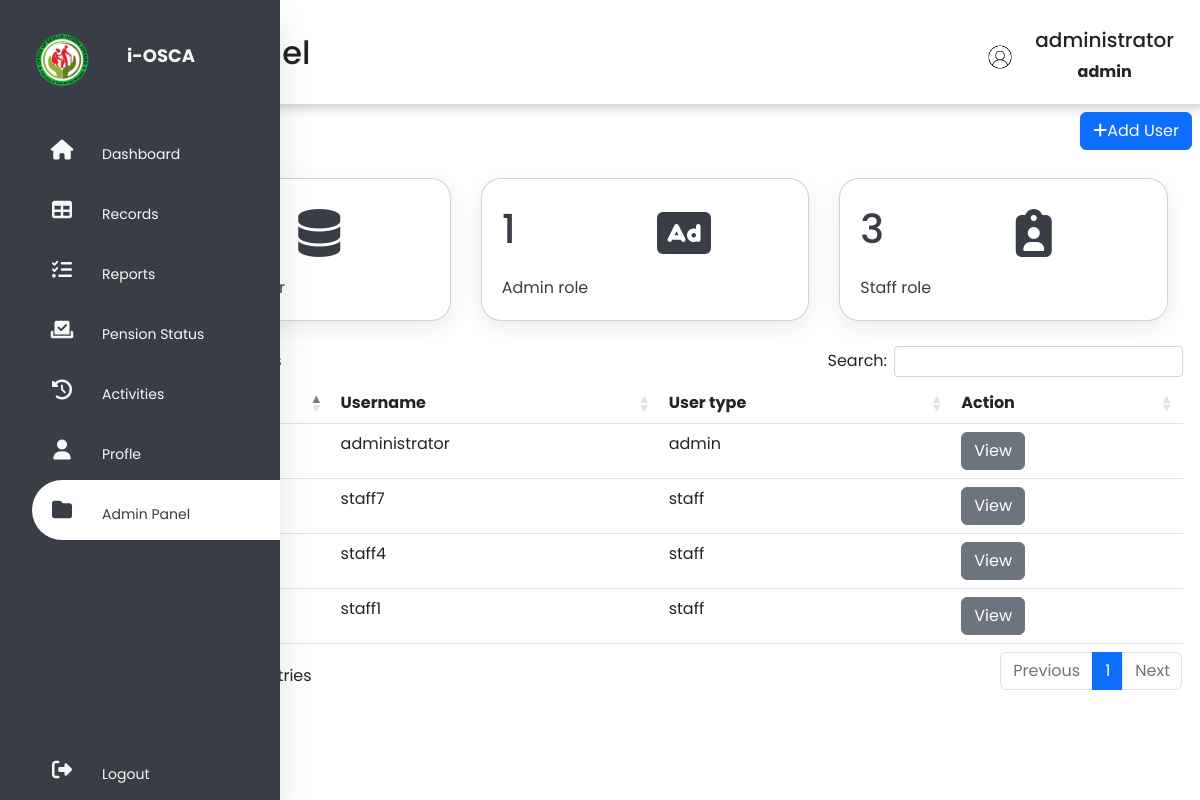
Before: /fxasdasjdk.php (signed in) with the older database file.
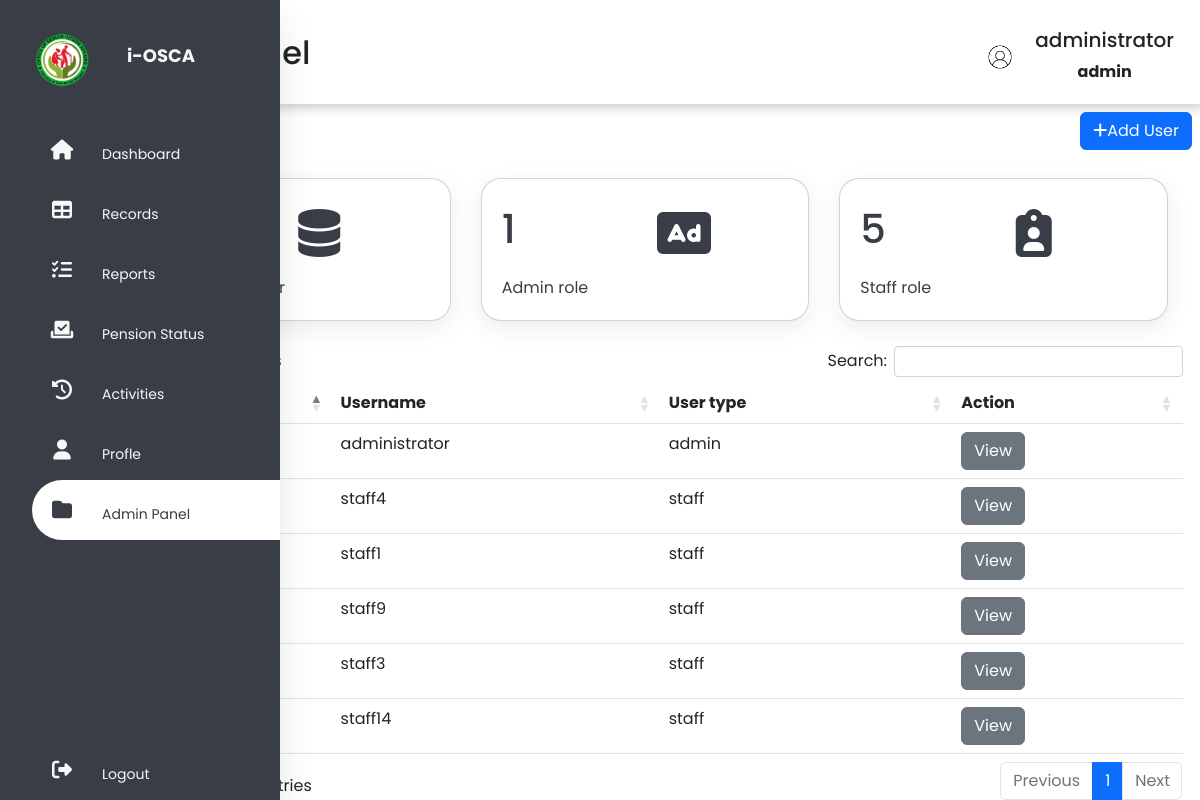
After: the same page with the newer database file.
### tables this page shows
CREATE TABLE `users` (
  `user_id` int(11) NOT NULL,
  `fm_img` varchar(150) NOT NULL,
  `user_name` varchar(50) NOT NULL,
  `full_name` varchar(150) NOT NULL,
  `email` varchar(50) NOT NULL,
  `contact_num` varchar(150) NOT NULL,
  `fx_street` varchar(150) NOT NULL,
  `fx_municipality` varchar(150) NOT NULL,
  `user_level` varchar(50) NOT NULL,
  `password` text NOT NULL,
  `role_description` varchar(250) NOT NULL
);

### fxasdasjdk.php (the view, shortened to what this page needs)
<?php
include('conn/connection.php');
$records = $conn->query("SELECT * FROM users");
if (isset($_SESSION['user_id']) && isset($_SESSION['user_name']) && ($_SESSION["user_level"]=='admin')) {
    $sql="SELECT COUNT(user_name) as alladm FROM users";
    $a=mysqli_query($conn,$sql);
    $total=mysqli_fetch_assoc($a);
    $sql="SELECT COUNT(*) as adm FROM users WHERE user_level = 'admin'";
    $b=mysqli_query($conn,$sql);
    $admin=mysqli_fetch_assoc($b);
    $sql="SELECT COUNT(*) as staff FROM users WHERE user_level = 'staff'";
    $c=mysqli_query($conn,$sql);
    $staff=mysqli_fetch_assoc($c);
?>
<!DOCTYPE html>
<html lang="end">
<head>
    <link rel="stylesheet" href="https://cdnjs.cloudflare.com/ajax/libs/font-awesome/6.2.0/css/all.min.css">
    <link rel="stylesheet" href="css/bootstrap.min.css">
    <link rel="stylesheet" type="text/css" href="css/dataTables.bootstrap5.min.css">
    <link rel="stylesheet" type="text/css" href="css/g_style.css">
    <link rel="stylesheet" type="text/css" href="css/adminpanel.css">
</head>
<body>
    <nav class="side-nav">
        <ul>
            <li>
                <a href="#" class="logo">
                    <img src="media/header.png" alt="logo">
                    <span class="nav-item">i-OSCA</span>
                </a>
            </li>
            <li><a href="dashboard" id="nav-list">
                    <i class="fas fa-home"></i>
                    <span class="nav-item">Dashboard</span>
                </a></li>
            <li><a href="records" id="nav-list">
                    <i class="fas fa-table"></i>
                    <span class="nav-item">Records</span>
                </a></li>
            <li><a href="reports" id="nav-list">
                    <i class="fas fa-tasks"></i>
                    <span class="nav-item">Reports</span>
                </a></li>
            <li><a href="status" id="nav-list">
                    <i class="fas fa-check-to-slot"></i>
                    <span class="nav-item">Pension Status</span>
                </a></li>
            <li><a href="activities" id="nav-list">
                    <i class="fas fa-solid fa-clock-rotate-left"></i>
                    <span class="nav-item">Activities</span>
                </a></li>
            <li><a href="profile" id="nav-list">
                    <i class="fas fa-user"></i>
                    <span class="nav-item">Profle</span>
                </a></li>
            <li <?php if($_SESSION['user_level']=="staff") echo 'style="display:none;"'; ?>><a href="#" id="nav-list"
                    class="active">
                    <i class="fas fa-folder"></i>
                    <span class="nav-item">Admin Panel</span>
                </a></li>
            <li><a href="function/logout" class="logout" id="nav-list">
                    <i class="fas fa-sign-out-alt"></i>
                    <span class="nav-item">Logout</span>
                </a></li>
        </ul>
    </nav>
    <div class="main-content">
        <header>
            <div class="header-title">
                <h2>
                    <label for="">
                </h2>
            </div>
            <div class="user-wrapper">
                <img src="./image/<?php echo $_SESSION['fm_img']; ?>" class="user_img" alt="user">
                <div>
                    <h5><span class="nav-item"><?php echo $_SESSION['user_name']; ?></span></h5>
                    <p><span class="nav-item"><?php echo $_SESSION['user_level']; ?></span></p>
                </div>
            </div>
        </header>
        <div class="d-flex">
            <div class="p-2 ms-auto">
                <button type="button" class="btn btn-primary" data-bs-toggle="modal" data-bs-target="#new">
                    <span><i class="fa-solid fa-plus"></i></span>Add User</button>
            </div>
        </div>
        <div class="container">
            <div class="cardBox">
                <div class="card">
                    <div class="row">
                        <div class="numbers col" id="total"><?php echo $total['alladm']?></div>
                        <div class="col" id="iconBox"><i class="fa-solid fa-database"></i></div>
                        <div class="cardName">Total System User</div>
                    </div>
                </div>
                <div class="card cadmin">
                    <div class="row">
                        <div class="numbers col"><?php echo $admin['adm']?></div>
                        <div class="col" id="iconBox"><i class="fa-solid fa-rectangle-ad"></i></i></div>
                        <div class="cardName">Admin role</div>
                    </div>
                </div>
                <div class="card cadmin">
                    <div class="row">
                        <div class="numbers col"><?php echo $staff['staff']?></div>
                        <div class="col" id="iconBox"><i class="fa-solid fa-clipboard-user"></i></i></div>
                        <div class="cardName">Staff role</div>
                    </div>
                </div>
            </div>
        </div>
        <div class="container">
            <div class="d-flex">
                <div class="w-100" id="container">
                    <table class="table" id="datatable">
                        <thead>
                            <tr>
                                <th scope="col">Profile</th>
                                <th scope="col">Username</th>
                                <th class="d-none d-sm-table-cell" scope="col">User type</th>
                                <th scope="col">Action</th>
                            </tr>
                        </thead>
                        <tbody>
                            <?php foreach($records as $row) :  ?>
                            <tr>
                                <td> <img src="image/<?php echo $row['fm_img'] ?>" class="user_img" /> </td>
                                <td> <?php echo $row['user_name']; ?> </td>
                                <td class="d-none d-sm-table-cell"> <?php echo $row['user_level']; ?> </td>
                                <td> <button id='<?php echo $row['user_id']; ?>' class="view btn btn-secondary"
                                        style="width: auto;" data-bs-toggle="modal"
                                        data-bs-target="#myModal">View</button>
                                </td>
                            </tr>
                            <?php endforeach; ?>
                    </table>
                </div>
            </div>
        </div>
    </div>
</body>
</html>
<?php
}
 ?>

### css/g_style.css (style rules this page uses)
:root { --main-color:#393E46; --secondary-color: #6D9886; --next-color: #F2E7D5; --last-color: #F7F7F7; --gray: #808080; }
* { margin: 0; padding: 0; outline: none; border: none; list-style: none; box-sizing: border-box; text-decoration: none; font-family: "Poppins", sans-serif; }
body { background: #fff; }
.side-nav { position: fixed; top: 0; bottom: 0; height: 100%; background: var(--main-color); width: 90px; z-index: 999; overflow: hidden; transition: width 0.2s linear; box-shadow: 0 20px 35px rgba(0, 0, 0, 0.1); }
.logo { text-align: center; display: flex; transition: all 0.5s ease; margin: 20px 0 20px -10px; }
.logo img { width: 60px; height: 60px; border-radius: 50%; }
.logo span { font-weight: bold; padding-left: 15px; font-size: 18px; }
a { position: relative; color: rgb(85, 83, 83); font-size: 14px; text-decoration: none; color: var(--last-color); display: table; width: 300px; padding: 10px; }
li i { position: relative; width: 40px; height: 40px; top: 10px; color: var(--last-color); font-size: 20px; text-align: center; }
.nav-item { position: relative; top: 12px; margin-left: 20px; }
li a.active { background: #fff; color: var(--main-color); border-radius: 30px 0 0 30px; }
a.active i { color: var(--main-color); }
.logout { position: absolute; bottom: 0; }
.main-content { padding: 0 0 0 90px; }
header { display: flex; justify-content: space-between; padding: 1rem; width: 100%; box-shadow: 4px 4px 10px rgba(0, 0, 0, 0.2); }
.header-title { transform: translateY(25%); }
.user-wrapper { display: flex; margin-right: 10px; align-items: center; }
.user_img { border-radius: 50%; width : 30px; height:30px; }
.user-wrapper div p { text-align: center; font-weight: bold; }
.user-wrapper img { margin-top: 10px; }

### css/adminpanel.css (style rules this page uses)
:root { --main-color:#393E46; --secondary-color: #6D9886; --next-color: #F2E7D5; --last-color: #F7F7F7; --gray: #808080; }
.cardBox { position: relative; width: 100%; padding: 20px; display: grid; grid-template-columns: repeat(3, 1fr); gap: 30px; }
.cardBox .card { position: relative; background: #fff; padding: 20px; border-radius: 20px; cursor: pointer; box-shadow: 0 7px 25px rgba(0, 0, 0, 0.08); }
.cardBox .card .numbers { position: relative; font-weight: 500; font-size: 2.5em; color: var(--main-color) }
.cardBox .card .cardName { color: var(--main-color); font-size: 1em; margin-top: 5px; }
.cardBox .card .iconBox, #iconBox { font-size: 3em; color: var(--main-color); }
#container { background-color: #fff; height: 300px; margin: 5px; border-radius: 10px; }

Changed rows visible on the page:
removed users: user_name "staff7", user_level "staff"
added users: user_name "staff9", user_level "staff"
added users: user_name "staff3", user_level "staff"
added users: user_name "staff14", user_level "staff"
Other visible differences:
$staff['staff']: "3" → "5"
text written by a page script: "Search: Showing 1 to 4 of 4 entries Previous 1 Next" → "Search: Showing 1 to 6 of 6 entries Previous 1 Next"
